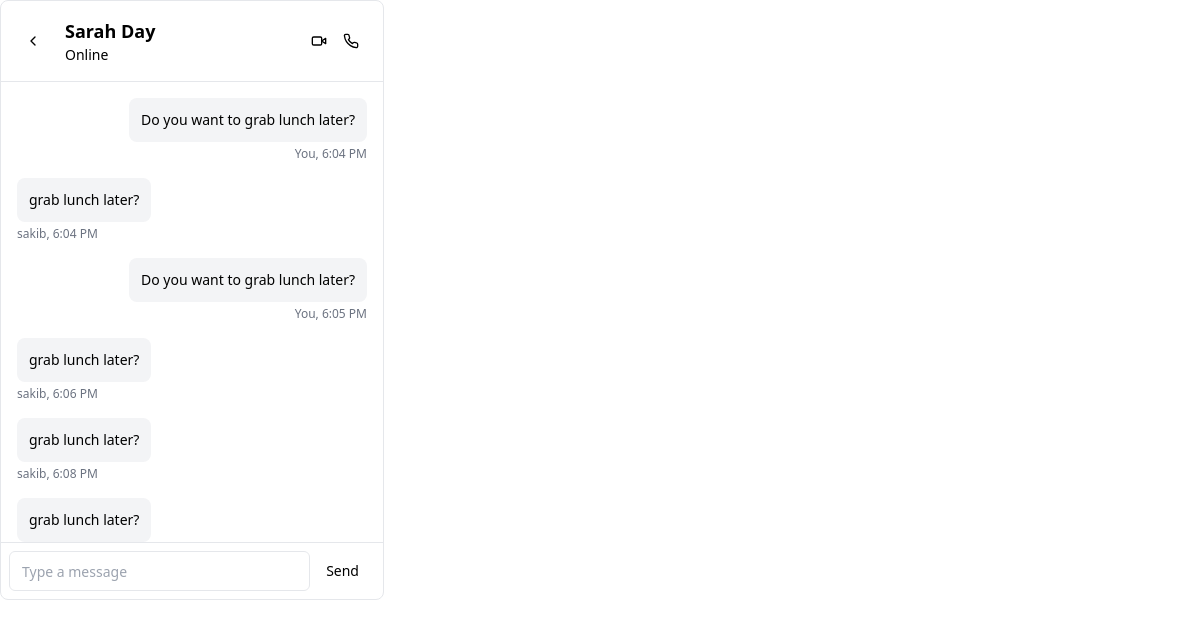
The app's page /inbox/ace30b3ab8a240d5b57a33001c0945b7/ (signed in) with its own data.
### chat/models.py (models this page shows, shortened)
class Message(models.Model):
    conversation = models.ForeignKey(
        Conversation, on_delete=models.CASCADE, related_name="messages"
    )
    sender = models.ForeignKey(User, on_delete=models.CASCADE,related_name='sender')
    receiver = models.ForeignKey(User, on_delete=models.CASCADE,related_name='receiver')
    text = models.TextField()
    timestamp = models.DateTimeField(auto_now_add=True)
    read = models.BooleanField(default=False)

### chat/views.py (the view)
# urls.py: path("inbox/<conversation_id>/",views.index),
def index(request,conversation_id):
    user = request.user
    conversation = Conversation.objects.get(id=conversation_id)
    receiver = conversation.get_receiver(user)
    messages = Message.objects.filter(
        (Q(sender=user) & Q(receiver=receiver)) |
        (Q(sender=receiver) & Q(receiver=user))
    ).order_by('timestamp')
    context = {
        'messages': messages,
        'friend': receiver,
        'conversation_id': conversation_id,
    }
    return render(request,"chat.html",context)

### chat/models.py (called while the page is built)
    def get_receiver(self, sender):
            if self.user1 == sender:
                return self.user2
            else:
                return self.user1

### templates/chat.html (shortened to what this page needs)
<!doctype html>
<html>
<head>
  <script src="https://cdn.tailwindcss.com"></script>
</head>
<body>
  <div class="grid h-[600px] w-full max-w-sm border rounded-lg overflow-hidden">
    <div class="flex items-center p-4 border-b"><button
        class="inline-flex items-center justify-center whitespace-nowrap text-sm font-medium ring-offset-background transition-colors focus-visible:outline-none focus-visible:ring-2 focus-visible:ring-ring focus-visible:ring-offset-2 disabled:pointer-events-none disabled:opacity-50 hover:bg-accent hover:text-accent-foreground rounded-full w-8 h-8 p-0"><svg
          xmlns="http://www.w3.org/2000/svg" width="24" height="24" viewBox="0 0 24 24" fill="none"
          stroke="currentColor" stroke-width="2" stroke-linecap="round" stroke-linejoin="round" class="w-4 h-4">
          <path d="m15 18-6-6 6-6"></path>
        </svg></button>
      <div class="ml-4">
        <h1 class="text-lg font-semibold">Sarah Day</h1>
        <p class="text-sm font-medium">Online</p>
      </div><button
        class="inline-flex items-center justify-center whitespace-nowrap text-sm font-medium ring-offset-background transition-colors focus-visible:outline-none focus-visible:ring-2 focus-visible:ring-ring focus-visible:ring-offset-2 disabled:pointer-events-none disabled:opacity-50 hover:bg-accent hover:text-accent-foreground ml-auto rounded-full w-8 h-8 p-0"><svg
          xmlns="http://www.w3.org/2000/svg" width="24" height="24" viewBox="0 0 24 24" fill="none"
          stroke="currentColor" stroke-width="2" stroke-linecap="round" stroke-linejoin="round" class="w-4 h-4">
          <path d="m22 8-6 4 6 4V8Z"></path>
          <rect width="14" height="12" x="2" y="6" rx="2" ry="2"></rect>
        </svg></button><button
        class="inline-flex items-center justify-center whitespace-nowrap text-sm font-medium ring-offset-background transition-colors focus-visible:outline-none focus-visible:ring-2 focus-visible:ring-ring focus-visible:ring-offset-2 disabled:pointer-events-none disabled:opacity-50 hover:bg-accent hover:text-accent-foreground rounded-full w-8 h-8 p-0"></button>
    </div>
    <div class="flex-1 overflow-auto">
      <div id="message-text" class="grid gap-4 p-4">
        {% for message in messages %}
        {% if message.sender == request.user %}
        <div class="flex flex-col items-end gap-1">
          <div class="rounded-lg p-3 bg-gray-100 text-sm inline-block">
            {{ message.text }}
          </div>
          <div class="text-xs text-gray-500">You, {{ message.timestamp|date:"g:i A" }}</div>
        </div>
        {% else %}
        <div class="flex flex-col items-start gap-1">
          <div class="rounded-lg p-3 bg-gray-100 text-sm inline-block">
            {{ message.text }}
          </div>
          <div class="text-xs text-gray-500">{{ message.sender.username }}, {{ message.timestamp|date:"g:i A" }}</div>
        </div>
        {% endif %}
        {% endfor %}
      </div>
    </div>
    <div class="p-2 border-t">
      <form class="flex"><input id="text"
          class="flex h-10 w-full rounded-md border border-input bg-background px-3 py-2 text-sm ring-offset-background file:border-0 file:bg-transparent file:text-sm file:font-medium placeholder:text-muted-foreground focus-visible:outline-none focus-visible:ring-2 focus-visible:ring-ring focus-visible:ring-offset-2 disabled:cursor-not-allowed disabled:opacity-50 flex-1"
          placeholder="Type a message">
        <button id="send-button"
          class="inline-flex items-center justify-center whitespace-nowrap rounded-md text-sm font-medium ring-offset-background transition-colors focus-visible:outline-none focus-visible:ring-2 focus-visible:ring-ring focus-visible:ring-offset-2 disabled:pointer-events-none disabled:opacity-50 bg-primary text-primary-foreground hover:bg-primary/90 h-10 px-4 py-2"
          type="button">Send</button>
      </form>
    </div>
  </div>
</body>
</html>

### records on screen
Message: text "Do you want to grab lunch later?", timestamp "6:04 PM"
Message: text "grab lunch later?", sender.username "sakib", timestamp "6:04 PM"
Message: text "Do you want to grab lunch later?", timestamp "6:05 PM"
Message: text "grab lunch later?", sender.username "sakib", timestamp "6:06 PM"
Message: text "grab lunch later?", sender.username "sakib", timestamp "6:08 PM"
Message: text "grab lunch later?"
